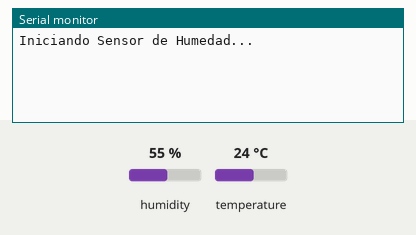
Bench run of a sketch on a simulated ESP8266 (NodeMCU). On the bench: the last lines printed to the serial monitor. Inputs (shaded band) come from the test bench; at power-on: humidity 55 %, temperature 24 °C.

Above: at 1.3 s.
1.4 s: humidity set to 22 %
At 16.0 s:
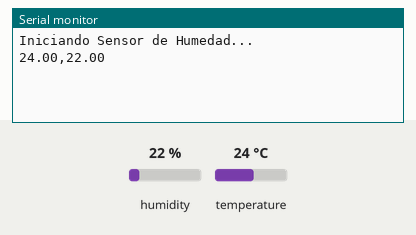
23.7 s: temperature set to 12 °C
At 31.3 s:
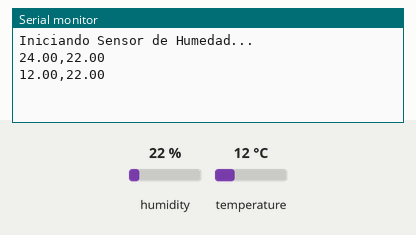

Measured:
- after the input at 1.4 s, the serial monitor: prints a new line after 13.6 s (image 1)
- after the input at 23.7 s, the serial monitor: prints a new line after 6.3 s (image 2)

The sketch:

DHT-Temperatura.ino
```cpp
#include "DHT.h"


// Uncomment one of the lines below for whatever DHT sensor type you're using!
//#define DHTTYPE DHT11   // DHT 11
//#define DHTTYPE DHT21   // DHT 21 (AM2301)
#define DHTTYPE DHT22   // DHT 22  (AM2302), AM2321    ESTE!!!!

#define LOG_INTERVAL  15000  // mills between entries
#define ECHO_TO_SERIAL   1  // echo data to serial port if nonzero

// DHT Sensor
uint8_t DHTPin = D4;

// Initialize DHT sensor.
DHT dht(DHTPin, DHTTYPE);

float humidity, temperature;
long lastTimeRead = 0; //Para guardar el tiempo de la ultima lectura

void setup() {
  Serial.begin(115200);
  delay(100);

  pinMode(DHTPin, INPUT);

  ConsoleLn("Iniciando Sensor de Humedad...");
  dht.begin();
}

void loop() {
  //---------Lectura del Sensor--------------------------
  if (millis() - lastTimeRead > LOG_INTERVAL)
  {
    // Reat temperature and humidity
    ReadTH();

    //--------Enviamos las lecturas por el puerto serial-------------
    #if ECHO_TO_SERIAL
        Serial.print(temperature);
        Serial.print(",");
        Serial.print(humidity);
        Serial.println();
    #endif  // ECHO_TO_SERIAL
    lastTimeRead = millis(); //actualizamos el tiempo de la ultima lectura
}
}

void ReadTH()
{
  humidity = dht.readHumidity(); //Leemos la Humedad
  temperature = dht.readTemperature(); //Leemos la temperatura en grados Celsius
  //float f = dht.readTemperature(true); //Leemos la temperatura en grados Fahrenheit
}


void ConsoleLn(String message) {
  Console(message, true);
}

void ConsoleLn(int value) {
  Console(String(value), true);
}

void Console(int value, bool newLine) {
  Console(String(value), true);
}

void Console(String message, bool newLine) {
#if ECHO_TO_SERIAL
  if (newLine)
  {
    Serial.println(message);
  }
  else
  {
    Serial.print(message);
  }
#endif  // ECHO_TO_SERIAL
}
```
